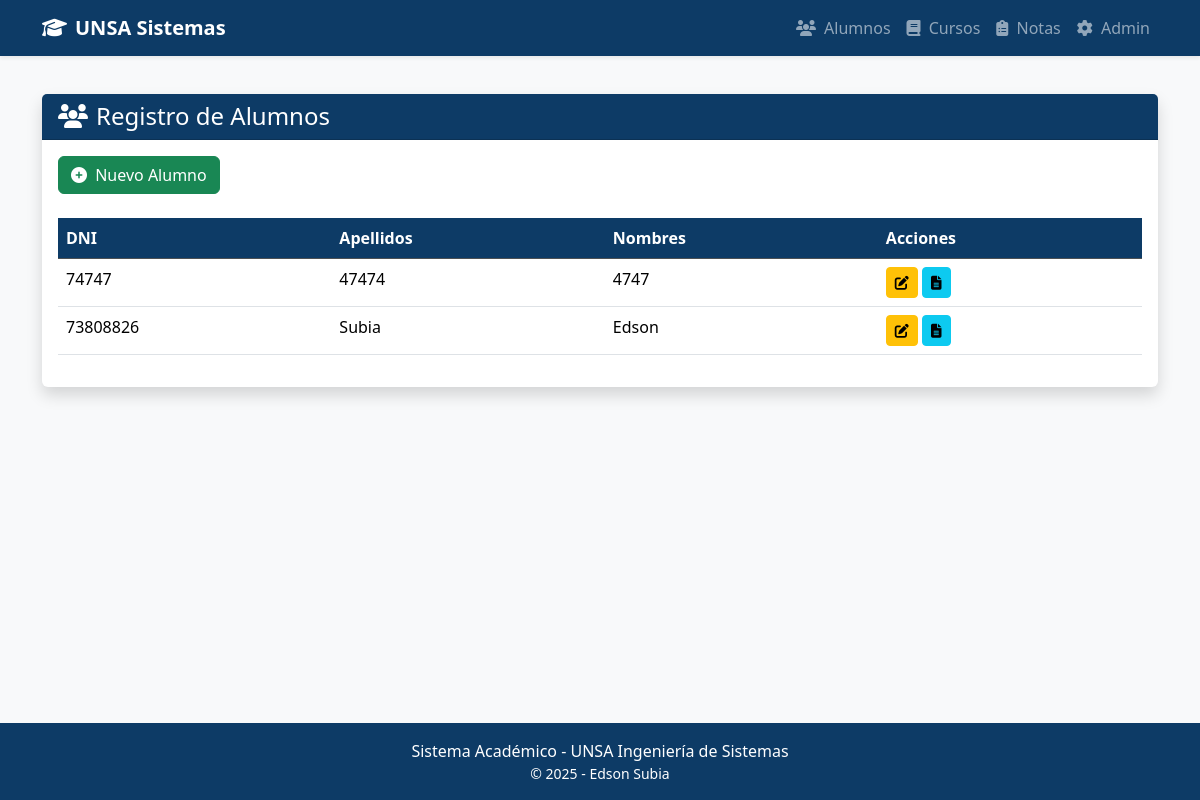
Screenshot of /alumnos/ with the database file from the repository.
### educacion/models.py (models this page shows, shortened)
class Alumno(models.Model):
    dni = models.CharField(max_length=8, unique=True)
    nombre = models.CharField(max_length=100)
    apellido = models.CharField(max_length=100)
    fecha_nacimiento = models.DateField()
    email = models.EmailField(unique=True)
    telefono = models.CharField(max_length=15, blank=True)
    class Meta:
        ordering = ['apellido', 'nombre']

### educacion/views.py (the view)
# urls.py: path('alumnos/', AlumnoListView.as_view(), name='alumno_list'),
class AlumnoListView(ListView):
    model = Alumno
    template_name = 'educacion/alumno_list.html'
    context_object_name = 'alumnos'
    paginate_by = 20

### educacion/templates/educacion/alumno_list.html (shortened to what this page needs)
{% extends 'educacion/base.html' %}
{% block content %}
<div class="card border-0 shadow">
    <div class="card-header bg-primary text-white">
        <h4 class="mb-0">
            <i class="fas fa-users me-2"></i>Registro de Alumnos
        </h4>
    </div>
    <div class="card-body">
        <a href="{% url 'alumno_create' %}" class="btn btn-success mb-4">
            <i class="fas fa-plus-circle me-1"></i> Nuevo Alumno
        </a>
        <div class="table-responsive">
            <table class="table table-hover">
                <thead class="table-dark">
                    <tr>
                        <th>DNI</th>
                        <th>Apellidos</th>
                        <th>Nombres</th>
                        <th>Acciones</th>
                    </tr>
                </thead>
                <tbody>
                    {% for alumno in alumnos %}
                    <tr>
                        <td>{{ alumno.dni }}</td>
                        <td>{{ alumno.apellido }}</td>
                        <td>{{ alumno.nombre }}</td>
                        <td>
                            <a href="{% url 'alumno_update' alumno.pk %}" class="btn btn-sm btn-warning">
                                <i class="fas fa-edit"></i>
                            </a>
                            <a href="{% url 'alumno_reporte' alumno.pk %}" class="btn btn-sm btn-info">
                                <i class="fas fa-file-alt"></i>
                            </a>
                        </td>
                    </tr>
                    {% endfor %}
                </tbody>
            </table>
        </div>
    </div>
</div>
{% endblock %}

### educacion/templates/educacion/base.html (style rules this page uses)
:root { --unsa-blue: #0d3b66; --unsa-dark: #2c3e50; }
body { padding-top: 70px; background-color: #f8f9fa; display: flex; flex-direction: column; min-height: 100vh; }
.bg-primary { background-color: var(--unsa-blue)!important; }
.table th { background-color: var(--unsa-blue); color: white; }

### rows the page displays
Alumno: dni "74747", apellido "47474", nombre "4747"
Alumno: dni "73808826", apellido "Subia", nombre "Edson"
